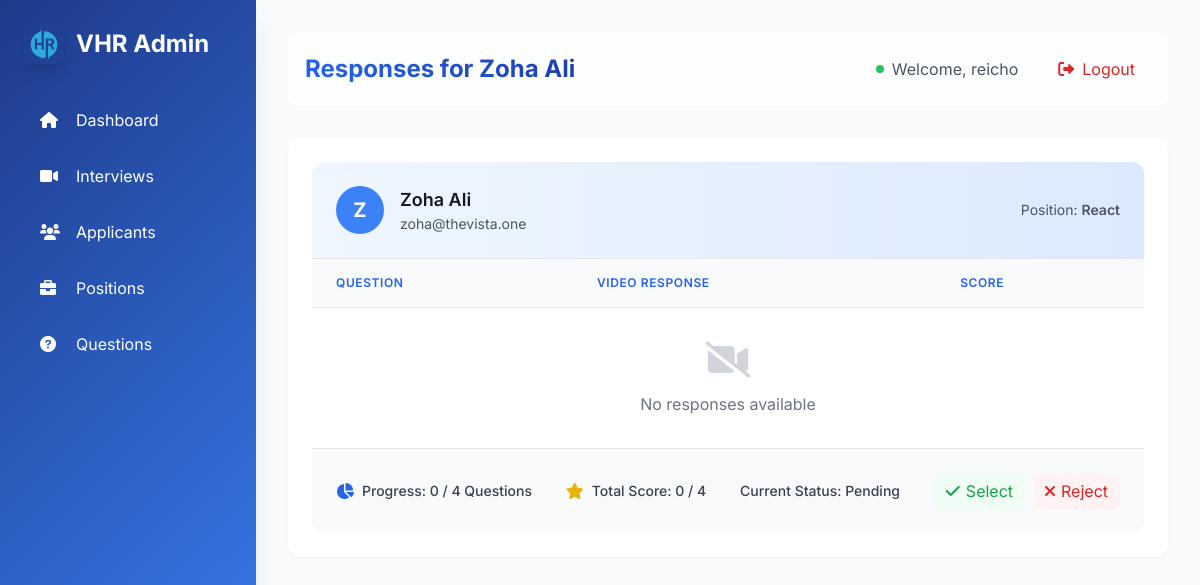
Page /unique_applicants/zoha@thevista.one/4/ (signed in) on the earlier database version.
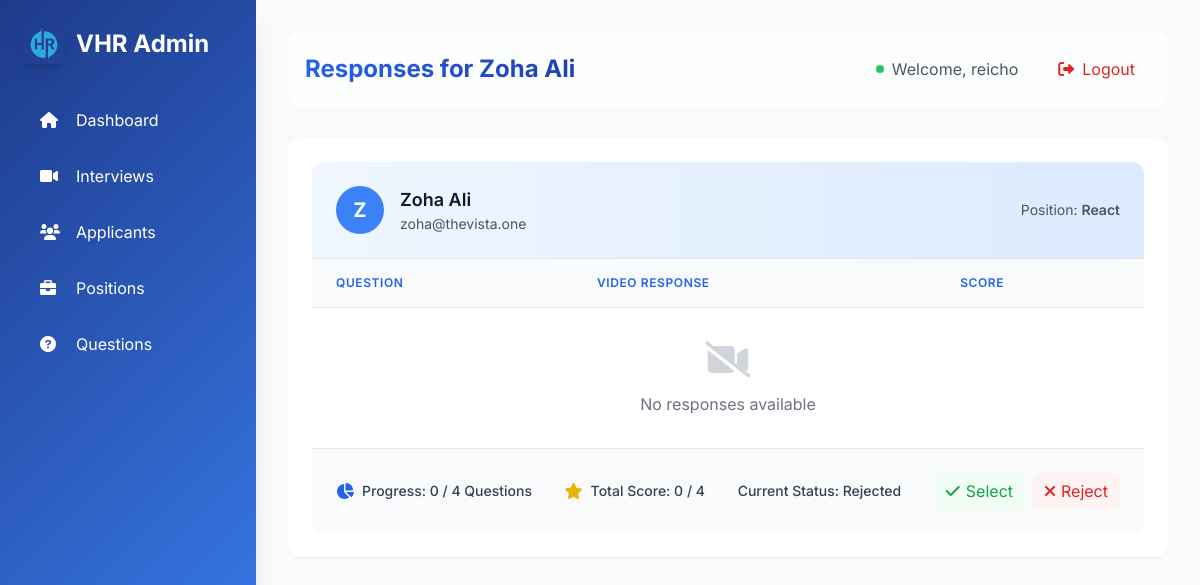
Same page on the later database version.
### interviews/models.py (models this page shows, shortened)
class Applicant(models.Model):
    STATUS_CHOICES = [
        ('Pending', 'Pending'),
        ('Selected', 'Selected'),
        ('Rejected', 'Rejected'),
    ]
    user = models.ForeignKey(User, on_delete=models.CASCADE, related_name="applicants", null=True, blank=True)
    fullname = models.CharField(max_length=255)
    email = models.EmailField()
    position = models.ForeignKey(Position, on_delete=models.CASCADE, related_name="applicants")
    status = models.CharField(max_length=10, choices=STATUS_CHOICES, default='Pending')
    resume = models.FileField(upload_to='resumes/', null=True, blank=True)
    created_at = models.DateTimeField(auto_now_add=True)
    class Meta:
        unique_together = ('email', 'position')

class Position(models.Model):
    name = models.CharField(max_length=255, unique=True)
    created_at = models.DateTimeField(auto_now_add=True)

### interviews/views.py (the view)
# urls.py: path('unique_applicants/<str:email>/<int:position_id>/', view_applicant_responses, name='view_applicant_responses'),
@login_required
def view_applicant_responses(request, email, position_id):
    applicant = get_object_or_404(Applicant, email=email, position_id=position_id)
    responses = ApplicantResponse.objects.filter(applicant=applicant)
    total_score = responses.aggregate(total=models.Sum('score'))['total'] or 0
    max_score = responses.count() * 10  # Assuming the max score for each response is 10
    total_questions = Question.objects.filter(positions=applicant.position).count()
    answered_questions = responses.count()
    return render(request, 'admin/view_applicant_responses.html', {
        'applicant': applicant,
        'responses': responses,
        'total_score': total_score,
        'max_score': max_score,
        'total_questions': total_questions,
        'answered_questions': answered_questions
    })

### interviews/templates/admin/view_applicant_responses.html (shortened to what the changed rows need)
{% extends "admin/base_admin.html" %}
{% load response_filters %}
{% block admin_content %}
<div class="gradient-border" data-aos="fade-up">
    <div class="bg-white rounded-xl overflow-hidden">
        <div class="p-6 bg-gradient-to-r from-blue-50 to-blue-100 border-b">
            <div class="flex items-center justify-between">
                <div class="flex items-center space-x-4">
                    <div class="w-12 h-12 bg-blue-500 rounded-full flex items-center justify-center text-white text-xl font-bold">
                        {{ applicant.fullname|first|upper }}
                    </div>
                    <div>
                        <h3 class="text-lg font-semibold text-gray-900">{{ applicant.fullname }}</h3>
                        <p class="text-sm text-gray-600">{{ applicant.email }}</p>
                    </div>
                </div>
                <div class="text-sm text-gray-600">
                    <p>Position: <span class="font-semibold">{{ applicant.position.name }}</span></p>
                </div>
            </div>
        </div>
        <div class="overflow-x-auto">
            <table class="min-w-full divide-y divide-gray-200">
                <thead class="bg-gray-50">
                    <tr>
                        <th class="px-6 py-4 text-left text-xs font-semibold text-blue-600 uppercase tracking-wider">Question</th>
                        <th class="px-6 py-4 text-left text-xs font-semibold text-blue-600 uppercase tracking-wider">Video Response</th>
                        <th class="px-6 py-4 text-left text-xs font-semibold text-blue-600 uppercase tracking-wider">Score</th>
                    </tr>
                </thead>
            </table>
        </div>
        <div class="p-6 bg-gray-50 border-t">
            <div class="flex flex-col md:flex-row justify-between items-center space-y-4 md:space-y-0">
                <div class="flex items-center space-x-2">
                    <p class="text-sm font-medium text-gray-700">Current Status: <span id="current-status">{{ applicant.status }}</span></p>
                </div>
            </div>
        </div>
    </div>
</div>
{% endblock %}

Differences in the rows shown:
changed Applicant "Zoha Ali": status "Pending" → "Rejected"
